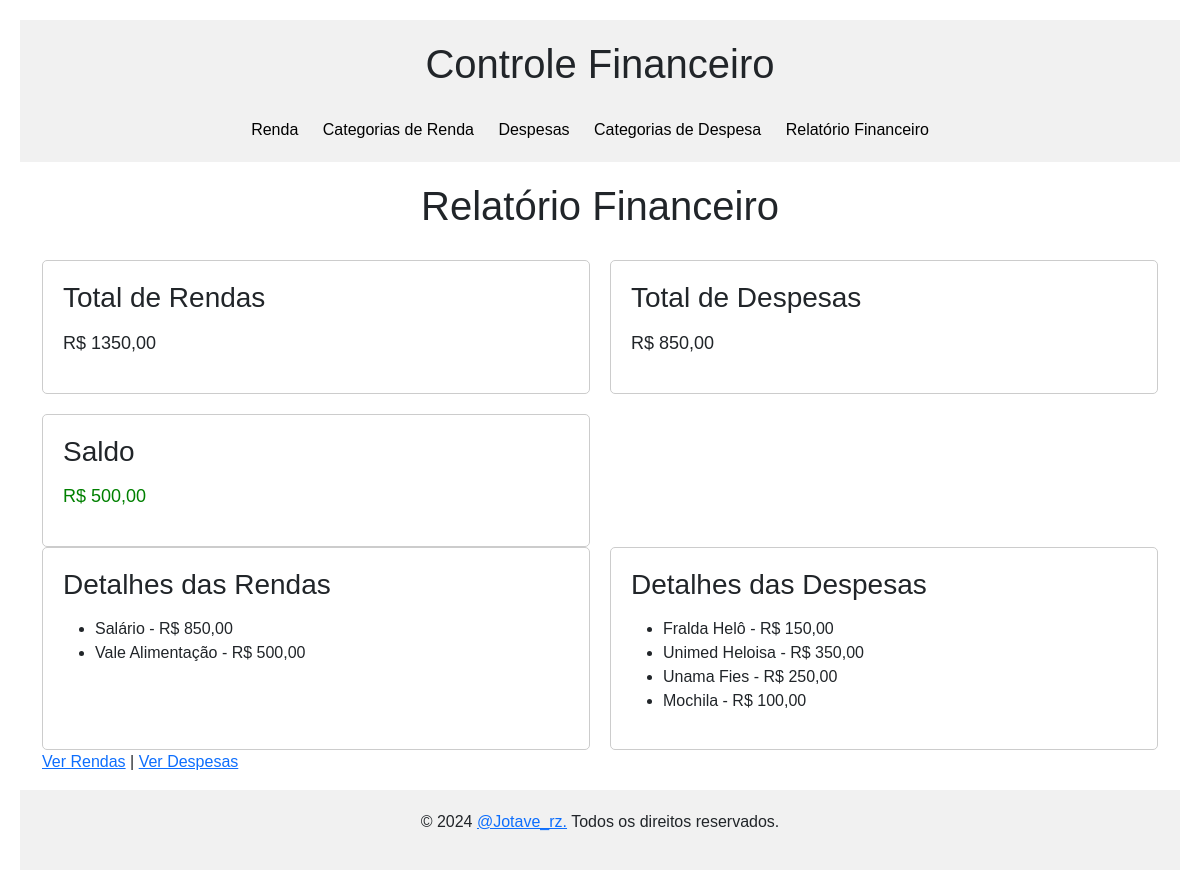
The app's page /relatorios/, older data.
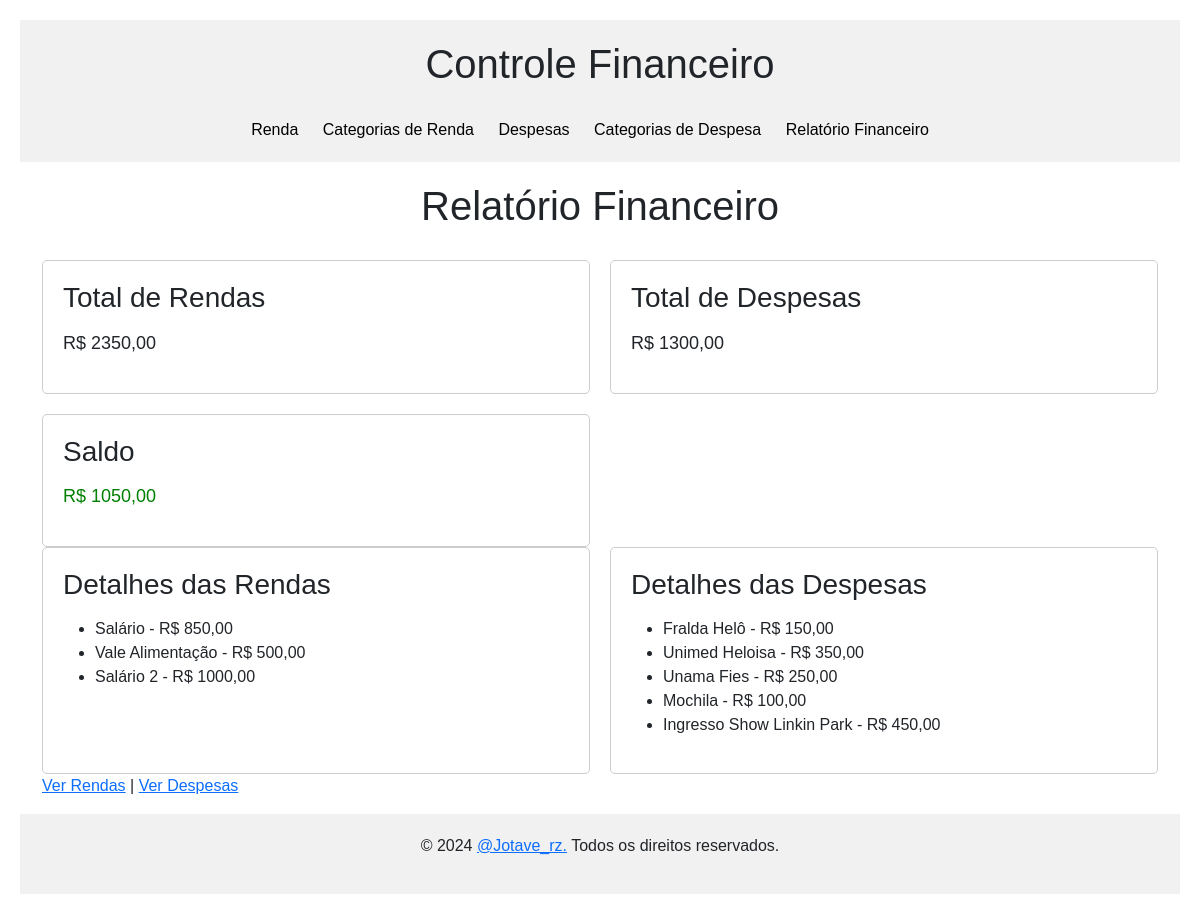
The same page, newer data.
### renda/models.py (models this page shows, shortened)
class Renda(models.Model):
    nome = models.CharField(max_length=100, verbose_name="Nome da Renda")
    categoria = models.ForeignKey('categoria_renda.CategoriaRenda', on_delete=models.SET_NULL, null=True)
    valor = models.DecimalField(max_digits=10, decimal_places=2, verbose_name="Valor")
    valor_disponivel = models.DecimalField(max_digits=10, decimal_places=2, verbose_name="Valor Disponível", default=0.00)
    data_recebimento = models.DateField(verbose_name="Data de Recebimento")

### despesa/models.py (models this page shows, shortened)
class Despesa(models.Model):
    nome = models.CharField(max_length=100, verbose_name="Nome da Despesa", null=True, blank=True)
    politico = models.ForeignKey('politico.Politico', on_delete=models.CASCADE, null=True, blank=True)
    categoria = models.ForeignKey('categoria_despesa.CategoriaDespesa', on_delete=models.SET_NULL, null=True)
    valor = models.DecimalField(max_digits=10, decimal_places=2, verbose_name="Valor")
    data = models.DateField(default=timezone.now)
    descricao = models.TextField(blank=True, null=True)
    renda_utilizada = models.ForeignKey(Renda, on_delete=models.SET_NULL, null=True, blank=True, verbose_name="Renda Utilizada")

### relatorios/views.py (the view)
# urls.py: path('', relatorio_financeiro, name='relatorio-financeiro'),
def relatorio_financeiro(request):
    renda_total = Renda.objects.aggregate(total=Sum('valor'))['total'] or 0
    despesa_total = Despesa.objects.aggregate(total=Sum('valor'))['total'] or 0
    saldo = renda_total - despesa_total
    rendas = Renda.objects.all()
    despesas = Despesa.objects.all()
    context = {
        'renda_total': renda_total,
        'despesa_total': despesa_total,
        'saldo': saldo,
        'rendas': rendas,
        'despesas': despesas,
    }
    return render(request, 'relatorio_financeiro.html', context)

### relatorios/templates/relatorio_financeiro.html (shortened to what this page needs)
{% extends 'base.html' %}
{% block body %}
<head>
</head>
    <h1>Relatório Financeiro</h1>
    <div class="relatorio">
        <div class="box">
            <h3>Total de Rendas</h3>
            <p>R$ {{ renda_total|floatformat:2 }}</p>
        </div>
        <div class="box">
            <h3>Total de Despesas</h3>
            <p>R$ {{ despesa_total|floatformat:2 }}</p>
        </div>
        <div class="box">
            <h3>Saldo</h3>
            <p class="{% if saldo >= 0 %}positivo{% else %}negativo{% endif %}">
                R$ {{ saldo|floatformat:2 }}
            </p>
        </div>
    </div>
    <div class="relatorio">
        <div class="box">
            <h3>Detalhes das Rendas</h3>
            <ul>
                {% for renda in rendas %}
                <li>{{ renda.nome }} - R$ {{ renda.valor|floatformat:2 }}</li>
                {% endfor %}
            </ul>
        </div>
        <div class="box">
            <h3>Detalhes das Despesas</h3>
            <ul>
                {% for despesa in despesas %}
                <li>{{ despesa.nome }} - R$ {{ despesa.valor|floatformat:2 }}</li>
                {% endfor %}
            </ul>
        </div>
    </div>
<a href="{% url 'renda-list' %}">Ver Rendas</a> |
<a href="{% url 'despesa-list' %}">Ver Despesas</a>
{% endblock %}

Row changes from the older to the newer data that the page shows:
added Renda: nome "Salário 2", valor "1000,00"
added Despesa: nome "Ingresso Show Linkin Park", valor "450,00"
Text that changed along with them:
{{ renda_total|floatformat:2 }}: "1350,00" → "2350,00"
{{ despesa_total|floatformat:2 }}: "850,00" → "1300,00"
{{ saldo|floatformat:2 }}: "500,00" → "1050,00"
